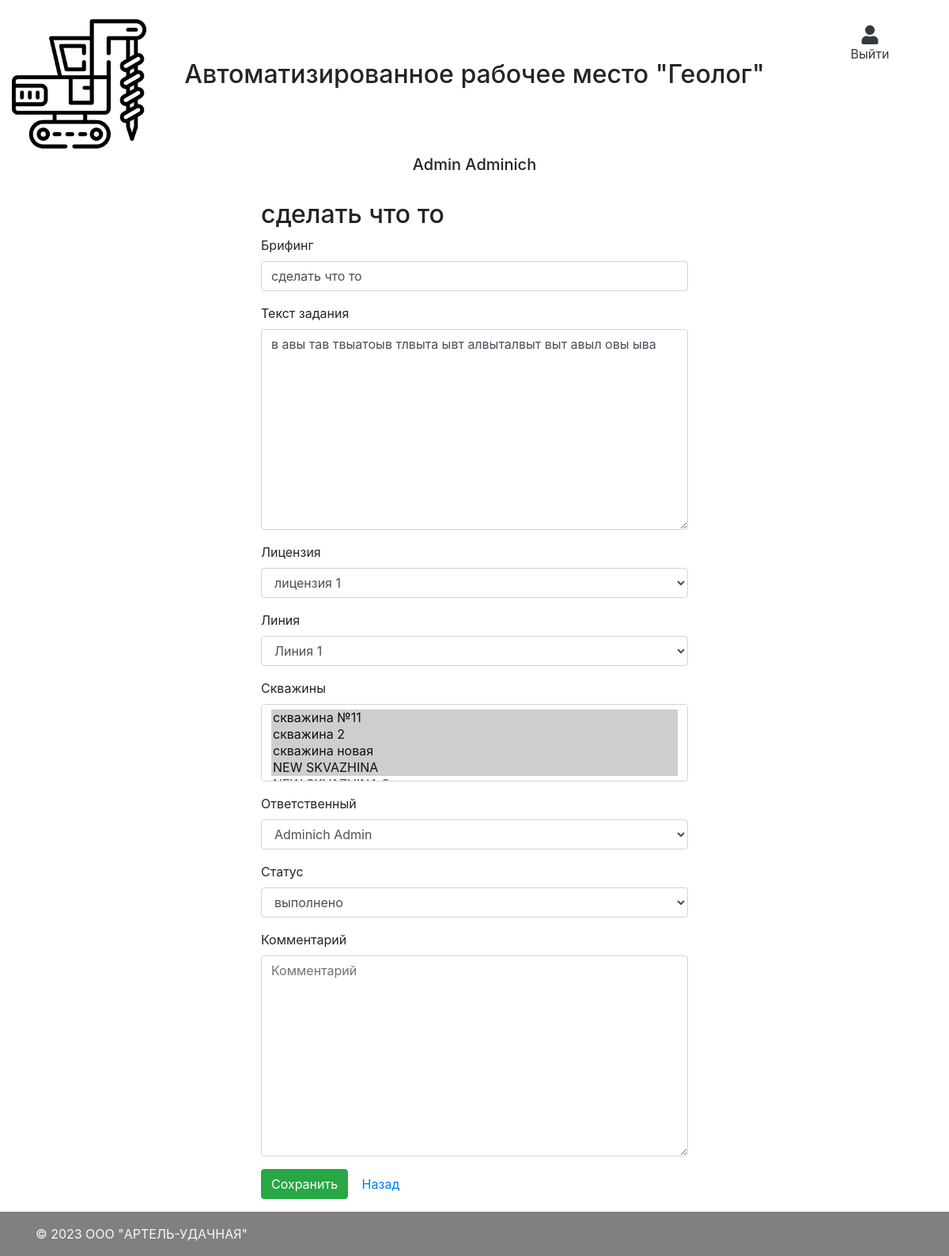
Page /tasks/edit/1 (signed in) on the earlier database version.
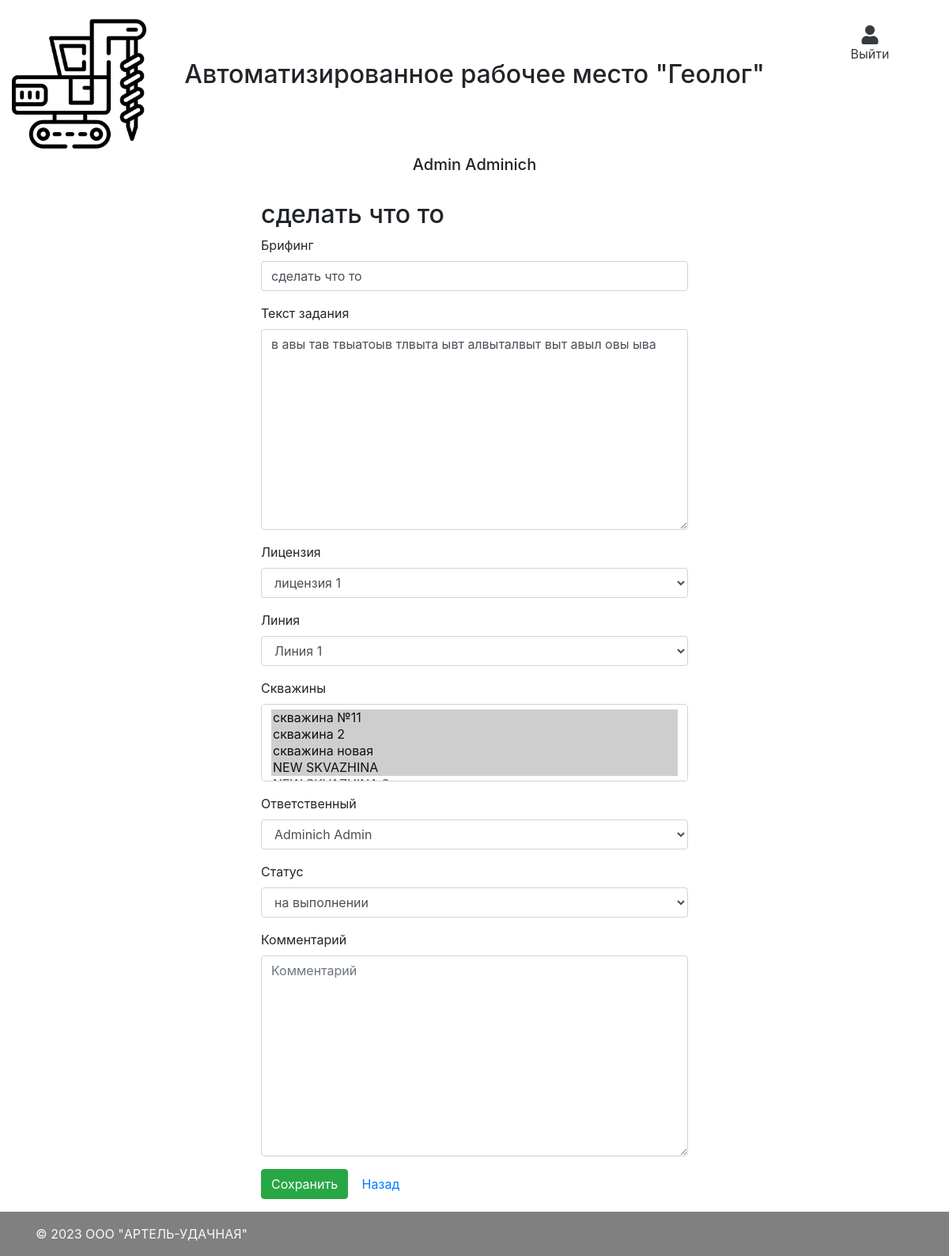
Same page on the later database version.
### main/models.py (models this page shows, shortened)
class Task(models.Model):
    short_name = models.CharField("Брифинг", max_length=255)
    description = models.TextField("Текст задания")
    license = models.ForeignKey(License, on_delete=models.CASCADE, verbose_name="Лицензия")
    line = models.ForeignKey(Line, on_delete=models.CASCADE, verbose_name="Линия")
    wells = models.ManyToManyField(Well, through='WellTask', through_fields=('task', 'well'), verbose_name="Скважины")
    responsible = models.ForeignKey(CustomUser, on_delete=models.CASCADE, verbose_name="Ответственный")
    status = models.ForeignKey(TaskStatus, on_delete=models.CASCADE, verbose_name="Статус")
    comment = models.TextField("Комментарий", null=True, blank=True)
    created_at = models.DateTimeField("Дата создания", auto_now_add=True)
    updated_at = models.DateTimeField("Дата обновления", auto_now=True)
    class Meta:
        verbose_name = "Задание"
        verbose_name_plural = "Задания"

### main/views.py (the view)
# urls.py: path('tasks/edit/<int:pk>', views.TaskEditView.as_view(), name='tasks_edit'),
class TaskEditView(LoginRequiredMixin, UpdateView):
    template_name = "main/tasks/edit.html"
    model = models.Task
    form_class = forms.TaskUpdateForm
    success_url = "/main_menu?target=tasks"
    def get_context_data(self, **kwargs):
        context = super().get_context_data(**kwargs)
        context['wells'] = models.WellTask.objects.filter(task=self.get_object()).all()
        return context

### main/forms.py
class TaskUpdateForm(forms.ModelForm):
    class Meta:
        model = models.Task
        fields = (
            'short_name',
            'description',
            'license',
            'line',
            'wells',
            'responsible',
            'status',
            'comment',
        )

### main/models.py (called while the page is built)
    def __str__(self):
        return self.last_name + " " + self.first_name

    def __str__(self):
        return self.name

    def __str__(self):
        return self.name

    def __str__(self):
        return self.short_name

    def __str__(self):
        return self.name

### templates/main/tasks/edit.html (shortened to what this page needs)
{% extends "layout.html" %}
{% block content %}
{% load widget_tweaks %}
    <div class="col-12">
        <div class="row justify-content-center">
        <div class="col-md-6">
            <h2>{{ object.short_name }}</h2>
            <form method="post">
                {% for field in form.visible_fields %}
                    <div class="form-group">
                        <label for="{{ field.id_for_label }}">{{ field.label }}</label>
                        {% render_field field class="form-control" placeholder=field.label %}
                    </div>
                {% endfor %}
                <div class="form-group">
                    <button type="submit" class="btn btn-success">
                     Сохранить
                    </button>
                    <a href="/main_menu?target=tasks" class="btn btn-default">Назад</a>
                </div>
            </form>
        </div>
        </div>
    </div>
{% endblock %}

Differences in the rows shown:
changed Task "сделать что то": status "выполнено" → "на выполнении"
